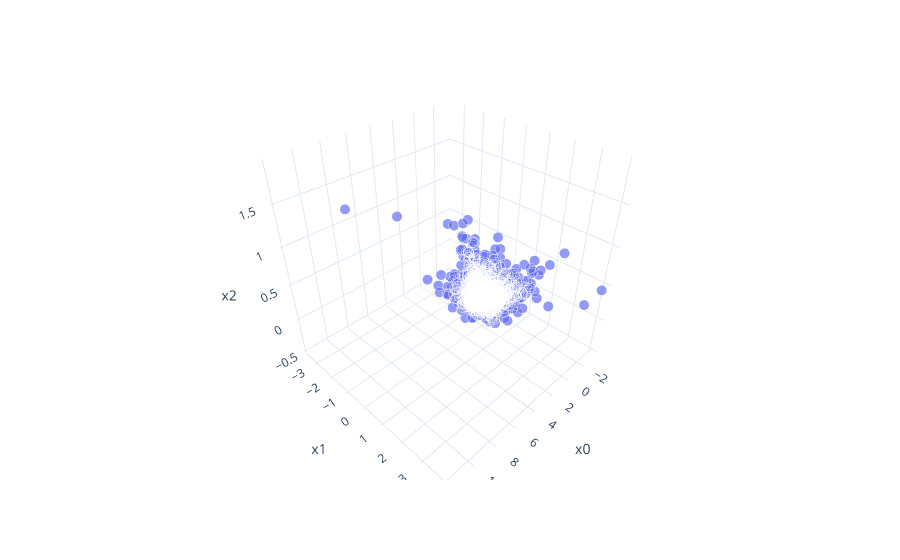

Notebook code cell kept with this figure:
### Code cell
fig = px.scatter_3d(to_plot, 
           x = "x0", 
           y = "x1", 
           z = "x2",
           size = np.ones(len(to_plot)),
           hover_name = "word",
           size_max = 10)

fig.show()

### Figure 1 — Plotly figure (JSON) as saved in the notebook; plotly's stock layout.template omitted (floating-point values rounded to 4 significant figures; data arrays with more than 128 entries replaced by an {"elided": "..."} marker saying what was removed)
{"data": [{"hovertemplate": "<b>%{hovertext}</b><br><br>x0=%{x}<br>x1=%{y}<br>x2=%{z}<br>size=%{marker.size}<extra></extra>", "hovertext": {"elided": "2000 str values"}, "legendgroup": "", "marker": {"color": "#636efa", "size": {"elided": "2000 int values"}, "sizemode": "area", "sizeref": 0.01, "symbol": "circle"}, "mode": "markers", "name": "", "scene": "scene", "showlegend": false, "type": "scatter3d", "x": {"elided": "2000 float values"}, "y": {"elided": "2000 float values"}, "z": {"elided": "2000 float values"}}], "layout": {"legend": {"itemsizing": "constant", "tracegroupgap": 0}, "margin": {"t": 60}, "scene": {"domain": {"x": [0, 1], "y": [0, 1]}, "xaxis": {"title": {"text": "x0"}}, "yaxis": {"title": {"text": "x1"}}, "zaxis": {"title": {"text": "x2"}}}}}
